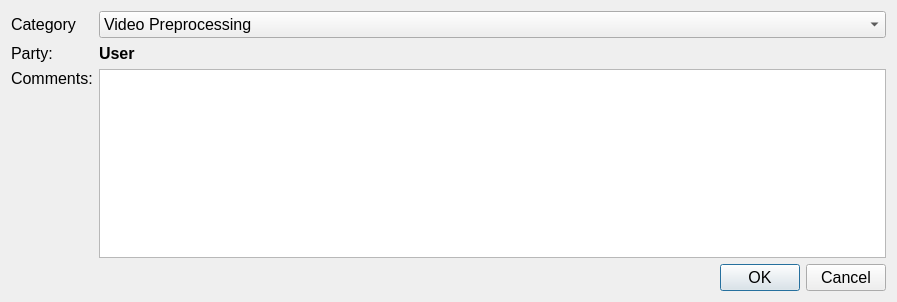
<?xml version="1.0" encoding="UTF-8"?>
<ui version="4.0">
 <class>Dialog</class>
 <widget class="QDialog" name="Dialog">
  <property name="geometry">
   <rect>
    <x>0</x>
    <y>0</y>
    <width>897</width>
    <height>302</height>
   </rect>
  </property>
  <property name="font">
   <font>
    <pointsize>12</pointsize>
   </font>
  </property>
  <property name="windowTitle">
   <string>Add Documentation</string>
  </property>
  <layout class="QVBoxLayout" name="verticalLayout_2">
   <item>
    <layout class="QGridLayout" name="gridLayout">
     <item row="2" column="0">
      <widget class="QLabel" name="label_2">
       <property name="text">
        <string>Comments:</string>
       </property>
      </widget>
     </item>
     <item row="1" column="0">
      <widget class="QLabel" name="label">
       <property name="text">
        <string>Party:</string>
       </property>
      </widget>
     </item>
     <item row="1" column="2">
      <widget class="QLabel" name="user_label">
       <property name="text">
        <string>&lt;html&gt;&lt;head/&gt;&lt;body&gt;&lt;p&gt;&lt;span style=&quot; font-weight:600;&quot;&gt;User&lt;/span&gt;&lt;/p&gt;&lt;/body&gt;&lt;/html&gt;</string>
       </property>
      </widget>
     </item>
     <item row="3" column="0">
      <spacer name="verticalSpacer">
       <property name="orientation">
        <enum>Qt::Vertical</enum>
       </property>
       <property name="sizeHint" stdset="0">
        <size>
         <width>20</width>
         <height>40</height>
        </size>
       </property>
      </spacer>
     </item>
     <item row="2" column="2" rowspan="2">
      <widget class="QTextEdit" name="comments_te"/>
     </item>
     <item row="0" column="0">
      <widget class="QLabel" name="label_3">
       <property name="text">
        <string>Category</string>
       </property>
      </widget>
     </item>
     <item row="0" column="2">
      <widget class="QComboBox" name="category_cb">
       <property name="toolTip">
        <string>Choose a category to assign the comment.</string>
       </property>
       <item>
        <property name="text">
         <string>Video Preprocessing</string>
        </property>
       </item>
       <item>
        <property name="text">
         <string>Image Frame Processing</string>
        </property>
       </item>
       <item>
        <property name="text">
         <string>Orthorectification</string>
        </property>
       </item>
       <item>
        <property name="text">
         <string>Cross-Section Geometry</string>
        </property>
       </item>
       <item>
        <property name="text">
         <string>Grid Preparation</string>
        </property>
       </item>
       <item>
        <property name="text">
         <string>Space-Time Image Velocimetry (Exhaustive)</string>
        </property>
       </item>
       <item>
        <property name="text">
         <string>Space-Time Image Results</string>
        </property>
       </item>
       <item>
        <property name="text">
         <string>Discharge</string>
        </property>
       </item>
       <item>
        <property name="text">
         <string>System</string>
        </property>
       </item>
       <item>
        <property name="text">
         <string>Other</string>
        </property>
       </item>
      </widget>
     </item>
    </layout>
   </item>
   <item>
    <widget class="QDialogButtonBox" name="buttonBox">
     <property name="orientation">
      <enum>Qt::Horizontal</enum>
     </property>
     <property name="standardButtons">
      <set>QDialogButtonBox::Cancel|QDialogButtonBox::Ok</set>
     </property>
    </widget>
   </item>
  </layout>
 </widget>
 <resources/>
 <connections>
  <connection>
   <sender>buttonBox</sender>
   <signal>accepted()</signal>
   <receiver>Dialog</receiver>
   <slot>accept()</slot>
   <hints>
    <hint type="sourcelabel">
     <x>248</x>
     <y>254</y>
    </hint>
    <hint type="destinationlabel">
     <x>157</x>
     <y>274</y>
    </hint>
   </hints>
  </connection>
  <connection>
   <sender>buttonBox</sender>
   <signal>rejected()</signal>
   <receiver>Dialog</receiver>
   <slot>reject()</slot>
   <hints>
    <hint type="sourcelabel">
     <x>316</x>
     <y>260</y>
    </hint>
    <hint type="destinationlabel">
     <x>286</x>
     <y>274</y>
    </hint>
   </hints>
  </connection>
 </connections>
</ui>
